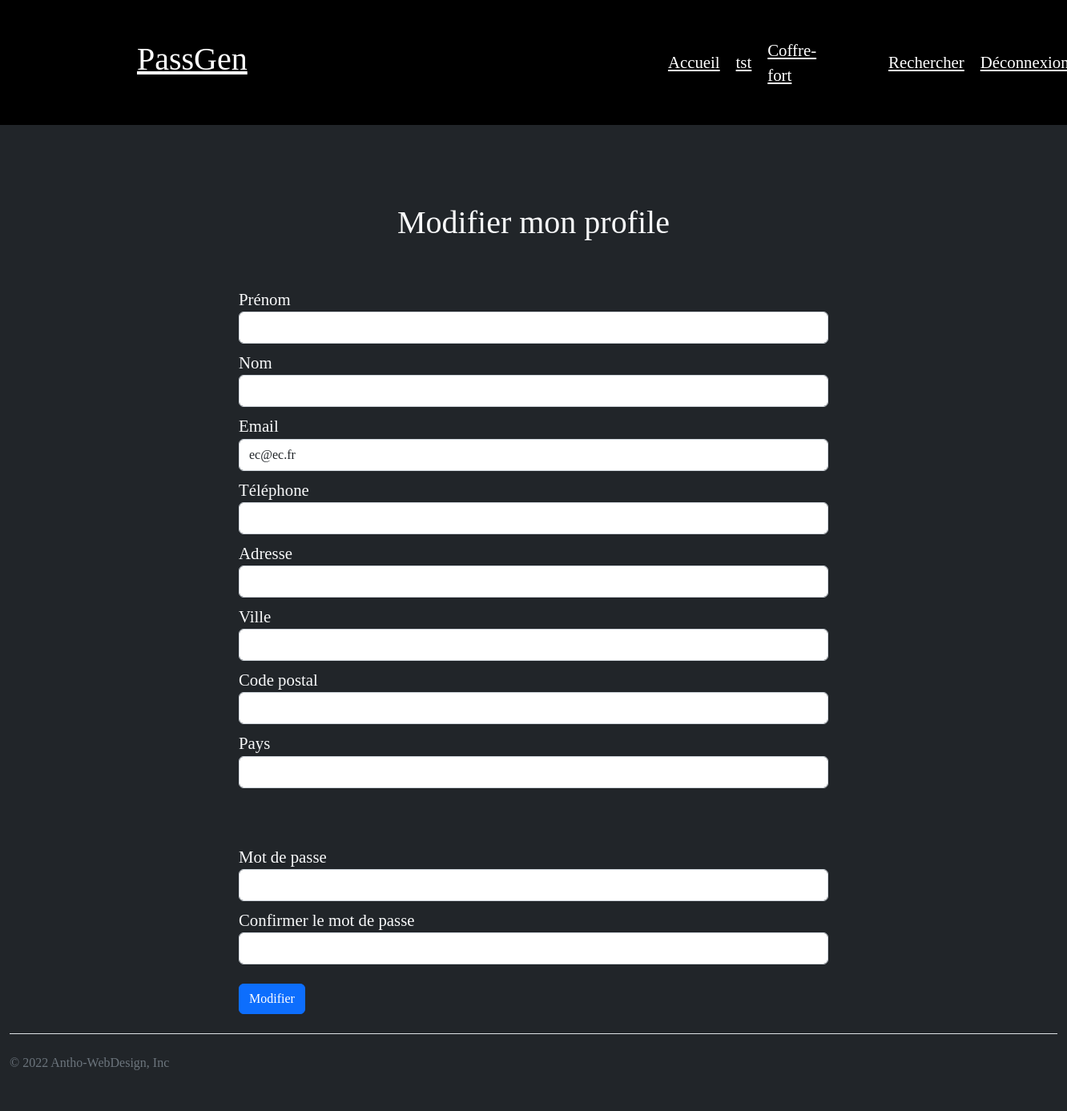
Page /edit_profile/ (signed in) on the earlier database version.
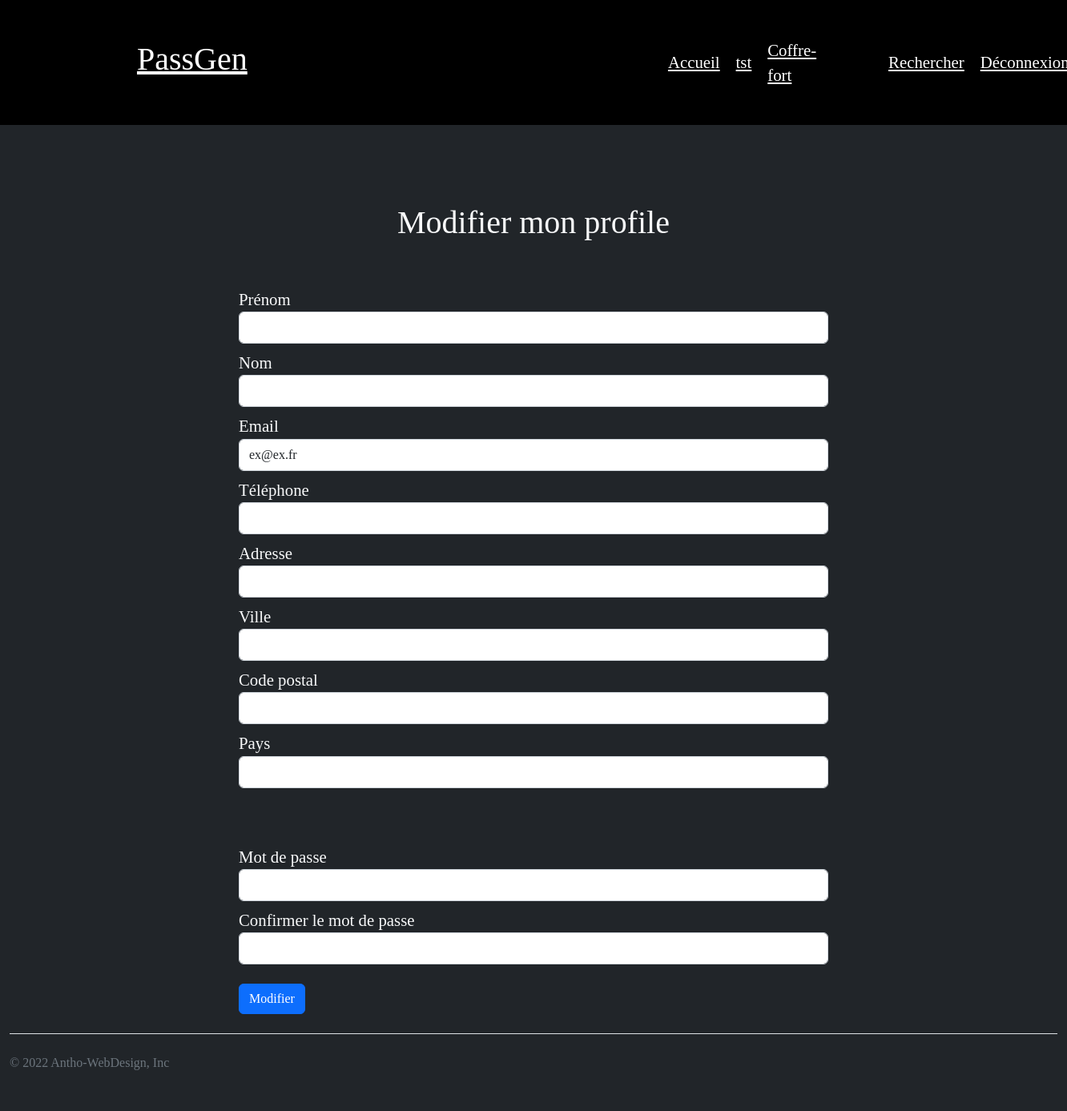
Same page on the later database version.
### accounts/models.py (models this page shows)
class Customer(AbstractUser):
    pass

### accounts/views.py (the view, shortened to what this page needs)
# urls.py: path('edit_profile/', edit_profile, name='edit_profile'),
def edit_profile(request):
    user = request.user
    profile = get_object_or_404(Profile, user=user)
    context = {
        'profile': profile,
    }
    return render(request, 'accounts/profile_update.html', context)

### generator/templates/accounts/profile_update.html (shortened to what this page needs)
{% extends 'base.html' %}
{% load static %}
{% block content %}
    <div class="card-header mt-5 mb-5">
        <h1 class="text-center">Modifier mon profile</h1>
    </div>
    <div class="container">
        <div class="row">
            <div class="col-md-8 offset-md-2">
                <form method="POST">
                    <div class="form-group">
                        <label for="first_name">Prénom</label>
                        <input type="text" class="form-control mb-2" id="first_name" name="first_name" value="{{ user.first_name }}">
                        <label for="last_name">Nom</label>
                        <input type="text" class="form-control mb-2" id="last_name" name="last_name" value="{{ user.last_name }}">
                        <label for="email">Email</label>
                        <input type="email" class="form-control mb-2" id="email" name="email" value="{{ user.email }}">
                        <label for="phone">Téléphone</label>
                        <input type="text" class="form-control mb-2" id="phone" name="phone" value="{{ user.phone }}">
                        <label for="address">Adresse</label>
                        <input type="text" class="form-control mb-2" id="address" name="address" value="{{ user.address }}">
                        <label for="city">Ville</label>
                        <input type="text" class="form-control mb-2" id="city" name="city" value="{{ user.city }}">
                        <label for="zip_code">Code postal</label>
                        <input type="text" class="form-control mb-2" id="zip_code" name="zip_code" value="{{ user.zip_code }}">
                        <label for="country">Pays</label>
                        <input type="text" class="form-control" id="country" name="country" value="{{ user.country }}">
                        <label for="password">Mot de passe</label>
                        <input type="password" class="form-control mb-2" id="password" name="password">
                        <label for="password2">Confirmer le mot de passe</label>
                        <input type="password" class="form-control mb-2" id="password2" name="password2">
                        <button type="submit" class="btn btn-primary mt-3">Modifier</button>
                    </div>
                </form>
            </div>
        </div>
    </div>
{% endblock %}

Differences in the rows shown:
changed Customer: email "ec@ec.fr" → "ex@ex.fr"
